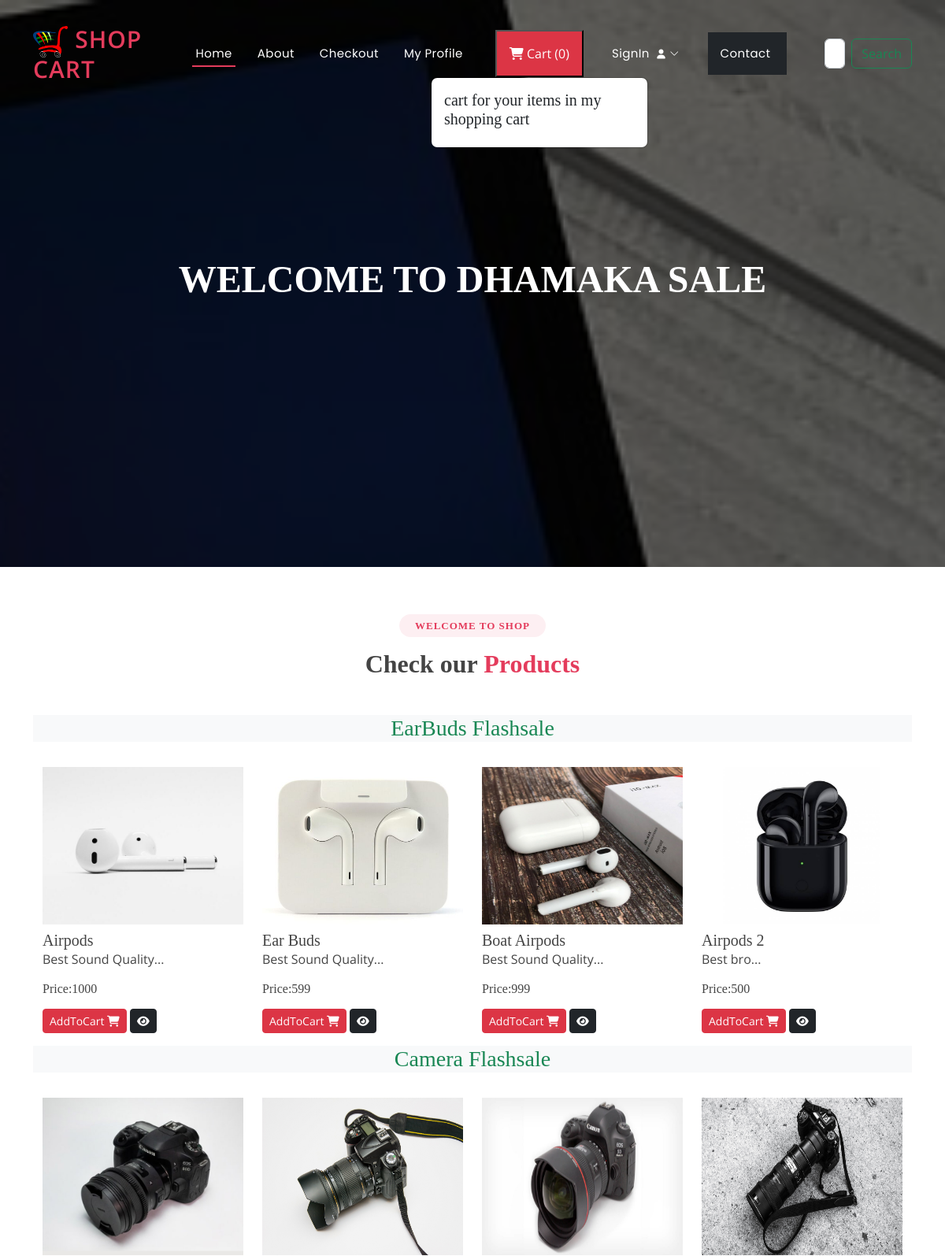
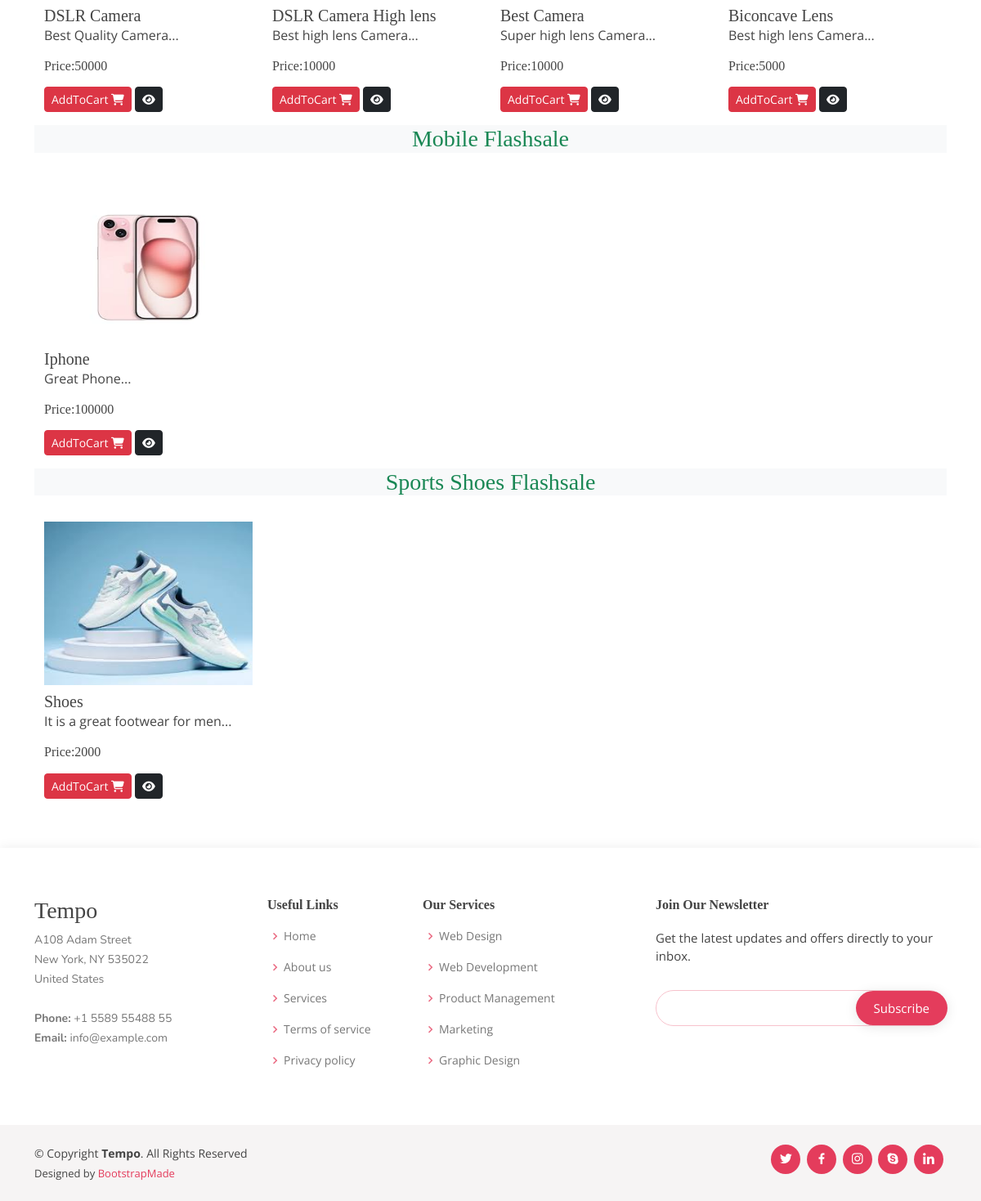
The page / on the database its author committed (2 pictures, top to bottom).
### ecommerceapp/models.py (models this page shows, shortened)
class Product(models.Model):
    product_id = models.AutoField
    product_name = models.CharField(max_length=100)
    category = models.CharField(max_length=100, default="")
    subcategory = models.CharField(max_length=50, default="")
    price = models.IntegerField(default=0)
    desc = models.CharField(max_length=300)
    image = models.ImageField(upload_to='images/images')

### ecommerceapp/views.py (the view)
# urls.py: path('', include("ecommerceapp.urls")),   # Includes index, contact, about, checkout, profile, search
def index(request):
    allProds = []
    catprods = Product.objects.values('category', 'id')
    cats = {item['category'] for item in catprods}
    for cat in cats:
        prod = Product.objects.filter(category=cat)
        n = len(prod)
        nSlides = n // 4 + ceil((n / 4) - (n // 4))
        allProds.append([prod, range(1, nSlides), nSlides])
    params = {'allProds': allProds}
    return render(request, "index.html", params)

### templates/index.html (shortened to what this page needs)
{% extends 'base.html' %}
{% block content %}
<h1>Welcome to Dhamaka Sale</h1>
{% endblock content %}
{% block body %}
{% load static %}
<section id="portfolio" class="portfolio">
  <div class="container">
    <div class="section-title">
      <h2>Welcome to Shop</h2>
      <h3>Check our <span>Products</span></h3>
    </div>
    {% for product, range, nSlides in allProds %}
    <h3 class="my-3 text-center text-success bg-light">
      {{product.0.category}} Flashsale
    </h3>
    <div class="container">
      <div class="row">
        {% for i in product %}
        <div class="col-md-3 mt-3">
          <img src="/media/{{i.image}}" class="card-img-top" alt="not found" height="200px" width="150px" />
          <div class="card-body">
            <h5 class="card-title mt-2" id="namepr{{i.id}}">{{i.product_name}}</h5>
            <p class="card-text">{{i.desc|slice:"0:53"}}...</p>
            <h6 class="card-title mb-3">
              Price:<span id="pricepr{{i.id}}">{{i.price}}</span>
            </h6>
            <span id="divpr{{i.id}}" class="divpr">
              <button id="pr{{i.id}}" class="btn btn-danger cart btn-sm mt-0">
                AddToCart <i class="fa-solid fa-cart-shopping"></i>
              </button>
            </span>
            <a href="/media/{{i.image}}">
              <button class="btn btn-dark btn-sm cart"><i class="fa-solid fa-eye"></i></button></a
            >
          </div>
        </div>
        {% endfor %}
      </div>
    </div>
    {% endfor %}
  </div>
</section>
{% endblock body %}

### templates/base.html (shortened to what this page needs)
{% load static %}
<!DOCTYPE html>
<html lang="en">
<head>
  <link href="{% static 'assets/vendor/bootstrap/css/bootstrap.min.css' %}" rel="stylesheet">
  <link href="{% static 'assets/vendor/bootstrap-icons/bootstrap-icons.css' %}" rel="stylesheet">
  <link href="{% static 'assets/vendor/boxicons/css/boxicons.min.css' %}" rel="stylesheet">
  <link href="{% static 'assets/vendor/glightbox/css/glightbox.min.css' %}" rel="stylesheet">
  <link href="{% static 'assets/vendor/remixicon/remixicon.css' %}" rel="stylesheet">
  <link href="{% static 'assets/vendor/swiper/swiper-bundle.min.css' %}" rel="stylesheet">
  <link rel="stylesheet" href="https://cdnjs.cloudflare.com/ajax/libs/font-awesome/6.2.1/css/all.min.css" />
  <link href="{% static 'assets/css/style.css' %}" rel="stylesheet">
</head>
<body>
  <header id="header" class="fixed-top">
    <div class="container d-flex align-items-center justify-content-between">
      <a href="/" class="logo"><img src="{% static 'images/logo.png' %}" alt="" class="img-fluid"> Shop Cart</a>
      <nav id="navbar" class="navbar">
        <ul class="align-items-center">
          <li><a class="nav-link scrollto active" href="/">Home</a></li>
          <li><a class="nav-link scrollto" href="/about">About</a></li>
          <li><a class="nav-link scrollto" href="/checkout">Checkout</a></li>
          <li><a class="nav-link scrollto" href="/profile">My Profile </a></li>
          <li>
            <button type="button" class="nav-link scrollto bg-danger p-3 m-2 text-white" id="popcart"
              data-container="body" data-toggle="popover" data-placement="bottom" data-html="true">
              <i class="fa-solid fa-cart-shopping"></i> Cart (<span id="cart">0</span>)
            </button>
          </li>
          {% if request.user.is_authenticated %}
          <li><a class="nav-link scrollto" href="/auth/logout/">Logout <i class="fa-solid fa-right-from-bracket"></i></a></li>
          {% else %}
          <li class="dropdown">
            <a href="#"><span>SignIn </span> <i class="bi bi-chevron-down"></i></a>
          </li>
          {% endif %}
          <li><a class="nav-link scrollto bg-dark p-3 m-2 text-white" href="/contact">Contact </a></li>
          <li>
            <form class="d-flex" method="get" action="{% url 'search' %}">
              <input class="form-control me-2" type="search" name="query" placeholder="Search..." required>
              <button class="btn btn-outline-success" type="submit">Search</button>
            </form>
          </li>
        </ul>
      </nav>
    </div>
  </header>
  <section id="hero">
    <div class="hero-container">
      {% block content %}
      {% endblock content %}
    </div>
  </section>
  <main id="main">
    {% block body %}
    {% endblock body %}
  </main>
  <footer id="footer">
    <div class="footer-top">
      <div class="container">
        <div class="row">
          <div class="col-lg-3 col-md-6 footer-contact">
            <h3>Tempo</h3>
            <p>
              A108 Adam Street<br>
              New York, NY 535022<br>
              United States <br><br>
              <strong>Phone:</strong> +1 5589 55488 55<br>
              <strong>Email:</strong> info@example.com<br>
            </p>
          </div>
          <div class="col-lg-2 col-md-6 footer-links">
            <h4>Useful Links</h4>
            <ul>
              <li><i class="bx bx-chevron-right"></i> <a href="/">Home</a></li>
              <li><i class="bx bx-chevron-right"></i> <a href="/about">About us</a></li>
              <li><i class="bx bx-chevron-right"></i> <a href="#">Services</a></li>
              <li><i class="bx bx-chevron-right"></i> <a href="#">Terms of service</a></li>
              <li><i class="bx bx-chevron-right"></i> <a href="#">Privacy policy</a></li>
            </ul>
          </div>
          <div class="col-lg-3 col-md-6 footer-links">
            <h4>Our Services</h4>
            <ul>
              <li><i class="bx bx-chevron-right"></i> <a href="#">Web Design</a></li>
              <li><i class="bx bx-chevron-right"></i> <a href="#">Web Development</a></li>
              <li><i class="bx bx-chevron-right"></i> <a href="#">Product Management</a></li>
              <li><i class="bx bx-chevron-right"></i> <a href="#">Marketing</a></li>
              <li><i class="bx bx-chevron-right"></i> <a href="#">Graphic Design</a></li>
            </ul>
          </div>
          <div class="col-lg-4 col-md-6 footer-newsletter">
            <h4>Join Our Newsletter</h4>
            <p>Get the latest updates and offers directly to your inbox.</p>
            <form action="" method="post">
              <input type="email" name="email"><input type="submit" value="Subscribe">
            </form>
          </div>
        </div>
      </div>
    </div>
    <div class="container d-md-flex py-4">
      <div class="me-md-auto text-center text-md-start">
        <div class="copyright">
          &copy; Copyright <strong><span>Tempo</span></strong>. All Rights Reserved
        </div>
        <div class="credits">
          Designed by <a href="https://bootstrapmade.com/">BootstrapMade</a>
        </div>
      </div>
      <div class="social-links text-center text-md-right pt-3 pt-md-0">
        <a href="#" class="twitter"><i class="bx bxl-twitter"></i></a>
        <a href="#" class="facebook"><i class="bx bxl-facebook"></i></a>
        <a href="#" class="instagram"><i class="bx bxl-instagram"></i></a>
        <a href="#" class="google-plus"><i class="bx bxl-skype"></i></a>
        <a href="#" class="linkedin"><i class="bx bxl-linkedin"></i></a>
      </div>
    </div>
  </footer>
</body>
</html>

### rows shown on the page
Product: category "EarBuds", image (picture), product_name "Airpods", desc "Best Sound Quality", price "1000"
Product: image (picture), product_name "Ear Buds", desc "Best Sound Quality", price "599"
Product: image (picture), product_name "Boat Airpods", desc "Best Sound Quality", price "999"
Product: image (picture), product_name "Airpods 2", desc "Best bro", price "500"
Product: category "Camera", image (picture), product_name "DSLR Camera", desc "Best Quality Camera", price "50000"
Product: image (picture), product_name "DSLR Camera High lens", desc "Best high lens Camera", price "10000"
Product: image (picture), product_name "Best Camera", desc "Super high lens Camera", price "10000"
Product: image (picture), product_name "Biconcave Lens", desc "Best high lens Camera", price "5000"
Product: category "Mobile", image (picture), product_name "Iphone", desc "Great Phone", price "100000"
Product: category "Sports Shoes", image (picture), product_name "Shoes", desc "It is a great footwear for men", price "2000"
